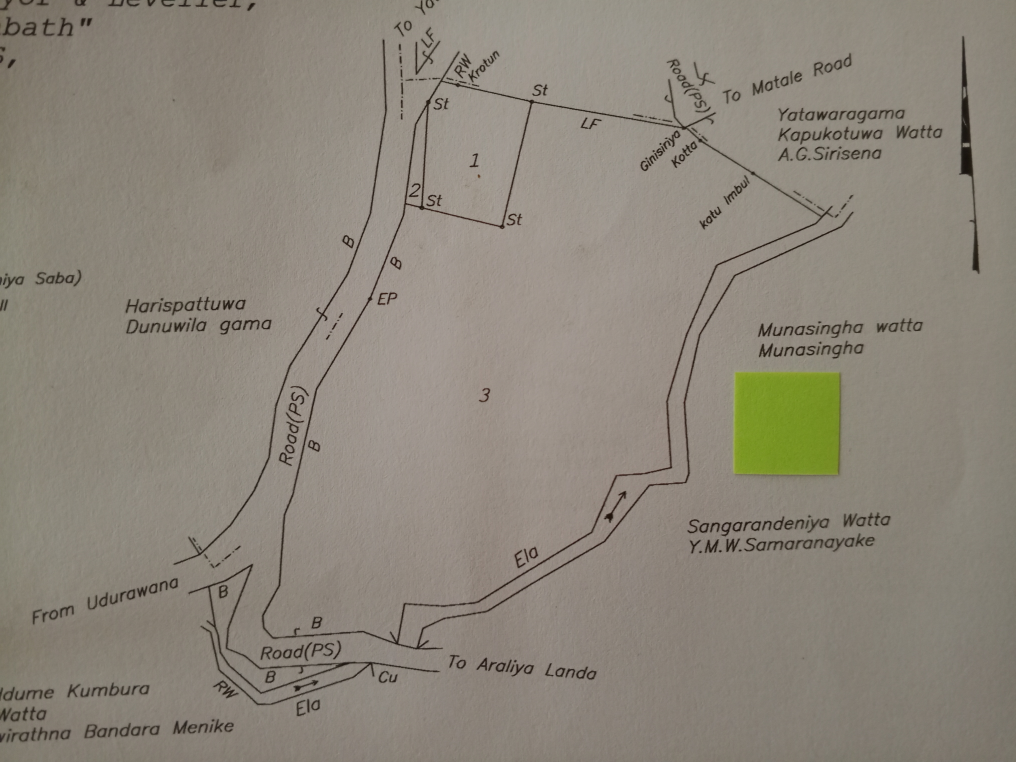
#> input picture images/ac/plan (100).jpg, 4064 x 3048 px, found by its file name (shown at 1/4 size)
$ python survey_plan_project.py   (older library calls are emulated)
#> lines starting #> are read from the running program, lines starting #| are printed output that depends on the picture; after the words box and inside, x2 and y2 are one past the last pixel; in counts of white or black regions, pixels touching at a corner belong together
import cv2
import numpy as np
import matplotlib.pyplot as plt
import random
import tkinter as tk
from tkinter import filedialog, simpledialog, messagebox

def distance(pt1, pt2):
    return np.sqrt((pt1[0] - pt2[0])**2 + (pt1[1] - pt2[1])**2)

def calculate_pixel_area(image_path):
    image = cv2.imread(image_path)
#> image is the input picture: shape (3048, 4064, 3); mean B, G, R 122.3, 133.8, 140.6

    hsv_image = cv2.cvtColor(image, cv2.COLOR_BGR2HSV)
#> hsv_image: shape (3048, 4064, 3); mean H, S, V 17.8, 34.7, 141

    lower_yellow_green = np.array([30, 100, 100])
    upper_yellow_green = np.array([90, 255, 255])

    mask = cv2.inRange(hsv_image, lower_yellow_green, upper_yellow_green)
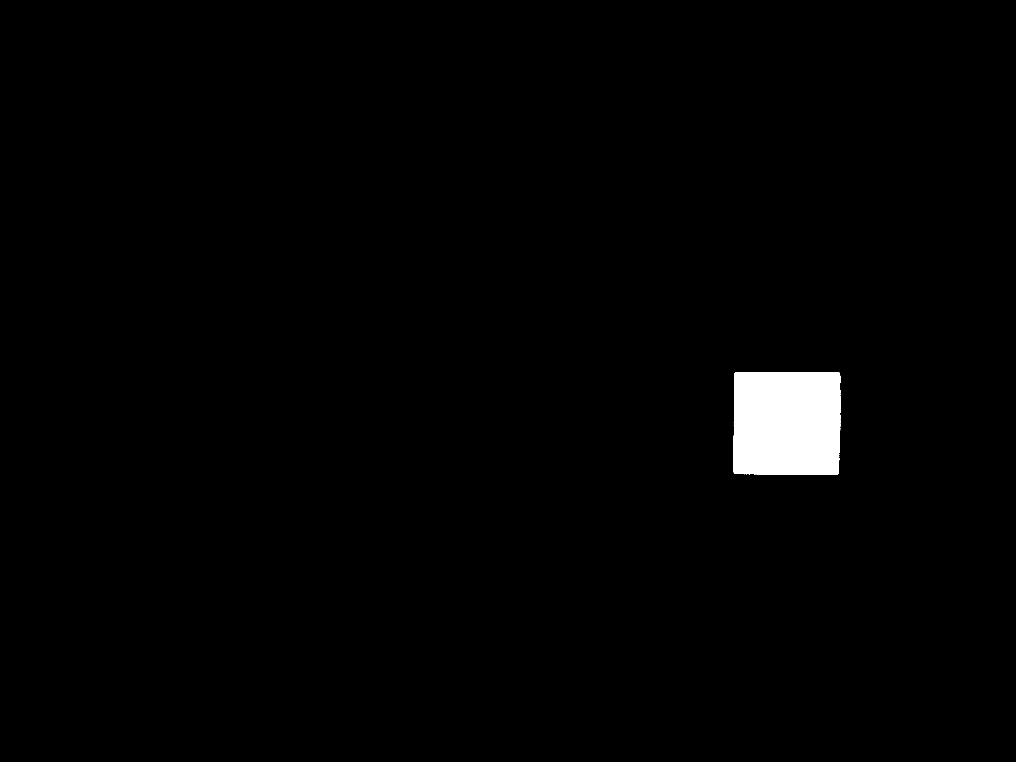
#> mask: shape (3048, 4064) (shown at 1/4 size); 1.4% white; 2 white regions (1 under 20 px)

    contours, _ = cv2.findContours(mask, cv2.RETR_TREE, cv2.CHAIN_APPROX_SIMPLE)
#> contours = 21 contours, 19 with area under 20; largest, box (x1, y1, x2, y2) and area: (2934, 1488, 3362, 1899) 172368, (3356, 1769, 3360, 1780) 22

    for contour in contours:
        approx = cv2.approxPolyDP(contour, 0.02 * cv2.arcLength(contour, True), True)

        if len(approx) == 4:
            pts = approx.reshape(4, 2)
            side_lengths = [distance(pts[i], pts[(i+1)%4]) for i in range(4)]
            width_pixels = side_lengths[0]
            height_pixels = side_lengths[1]

            real_width_mm = real_height_mm = 15
            pixel_size_mm_w = real_width_mm / width_pixels
            pixel_size_mm_h = real_height_mm / height_pixels
            pixel_area_mm2 = pixel_size_mm_w * pixel_size_mm_h
            pixel_area_um2 = pixel_area_mm2 * 1e6

            return pixel_area_mm2
#> this loop made 2 passes
#> approx on pass 1: [[3358, 1816], [3358, 1818]]
    return None

def calculate_total_land_area(image_path, pixel_area_mm2):
    root = tk.Tk()
    root.withdraw()

    scale_input = simpledialog.askstring("Input", "Enter the plan scale (1:2000, 1:1000 or 1:500):")

    if scale_input == "1:1000":
        scale_factor = 1000 * 1000
    elif scale_input == "1:500":
        scale_factor = 500 * 500
    elif scale_input == "1:2000":
        scale_factor = 2000 * 2000
    else:
        messagebox.showerror("Error", "Invalid scale selected.")
        return

    image = cv2.imread(image_path)

    gray_image = cv2.cvtColor(image, cv2.COLOR_BGR2GRAY)
    blurred_image = cv2.GaussianBlur(gray_image, (9, 9), 0)

    grad_x = cv2.Sobel(blurred_image, cv2.CV_64F, 1, 0, ksize=3)
    grad_y = cv2.Sobel(blurred_image, cv2.CV_64F, 0, 1, ksize=3)
    gradient_magnitude = np.sqrt(grad_x**2 + grad_y**2)
    gradient_magnitude = np.uint8(gradient_magnitude)

    _, binary_edges = cv2.threshold(gradient_magnitude, 50, 255, cv2.THRESH_BINARY)

    contours, _ = cv2.findContours(binary_edges.copy(), cv2.RETR_EXTERNAL, cv2.CHAIN_APPROX_SIMPLE)
    largest_contour = max(contours, key=cv2.contourArea)

    contour_image = np.zeros_like(gray_image)
    cv2.drawContours(contour_image, [largest_contour], -1, (255), 2)

    moments = cv2.moments(largest_contour)
    centroid_x = int(moments['m10'] / moments['m00'])
    centroid_y = int(moments['m01'] / moments['m00'])
    flood_fill_mask = np.zeros((contour_image.shape[0] + 2, contour_image.shape[1] + 2), dtype=np.uint8)
    cv2.floodFill(contour_image, flood_fill_mask, (centroid_x, centroid_y), 255)

    kernel = cv2.getStructuringElement(cv2.MORPH_RECT, (30, 30))
    cleaned_shape = cv2.morphologyEx(contour_image, cv2.MORPH_OPEN, kernel)

    num_white_pixels = np.sum(cleaned_shape == 255)

    total_land_area_mm2 = num_white_pixels * pixel_area_mm2
    total_land_area_cm2 = total_land_area_mm2 / 100
    total_land_area_scaled_cm2 = total_land_area_cm2 * scale_factor

    total_land_area_m2 = total_land_area_scaled_cm2 / 10000

    num_portions = simpledialog.askinteger("Input", "To how many portions should the land get divided:")

    pixels_per_portion = num_white_pixels // num_portions
    portion_area_m2 = total_land_area_m2 / num_portions

    def generate_random_color():
        return (random.randint(0, 255), random.randint(0, 255), random.randint(0, 255))

    portion_colors = [generate_random_color() for _ in range(num_portions)]

    divided_image = np.zeros_like(image)
    current_portion = 0
    colored_pixels_count = 0

    for y in range(cleaned_shape.shape[0]):
        for x in range(cleaned_shape.shape[1]):
            if cleaned_shape[y, x] == 255:
                divided_image[y, x] = portion_colors[current_portion]
                colored_pixels_count += 1

                if colored_pixels_count == pixels_per_portion:
                    current_portion += 1
                    colored_pixels_count = 0

                if current_portion == num_portions:
                    break
        if current_portion == num_portions:
            break

    original_with_contours = image.copy()
    for portion_color in portion_colors:
        mask = cv2.inRange(divided_image, portion_color, portion_color)
        contours, _ = cv2.findContours(mask, cv2.RETR_EXTERNAL, cv2.CHAIN_APPROX_SIMPLE)
        original_image_divided = cv2.drawContours(original_with_contours, contours, -1, (255, 0, 0), 2)

    plt.figure(figsize=(15, 10))

    plt.subplot(2, 2, 1)
    plt.imshow(cv2.cvtColor(image, cv2.COLOR_BGR2RGB))
    plt.title('Original Image')
    plt.axis('off')

    # [9 lines of commented-out code are left out]

    plt.subplot(2, 2, 2)
    plt.imshow(cv2.cvtColor(divided_image, cv2.COLOR_BGR2RGB))
    plt.title('Colored Portions')
    plt.axis('off')

    plt.subplot(2, 2, 3)
    plt.imshow(cv2.cvtColor(original_image_divided, cv2.COLOR_BGR2RGB))
    plt.title('Divided Image')
    plt.axis('off')

    plt.subplot(2, 2, 4)
    plt.text(0.1, 0.8, f'Total Land Area: {total_land_area_m2:.2f} m²', fontsize=14)
    plt.text(0.1, 0.6, f'Portion Area: {portion_area_m2:.2f} m²', fontsize=14)
    plt.axis('off')

    plt.show()

def main():
    root = tk.Tk()
    root.withdraw()

    image_path = 'D:/UOP/3rd year/Sem 5/CSC3141 - Image Processing Laboratory/SurveyPlanProject/images/ac/plan (100).jpg'

    if not image_path:
        messagebox.showerror("Error", "No image.")
        return

    pixel_area_mm2 = calculate_pixel_area(image_path)
#> pixel_area_mm2 = 0.00135

    if pixel_area_mm2 is not None:
        calculate_total_land_area(image_path, pixel_area_mm2)
    else:
        messagebox.showerror("Error", "Could not detect the square for pixel area calculation.")

if __name__ == "__main__":
    main()

$ run again, with images/ac/plan (1).jpg copied over images/ac/plan (100).jpg
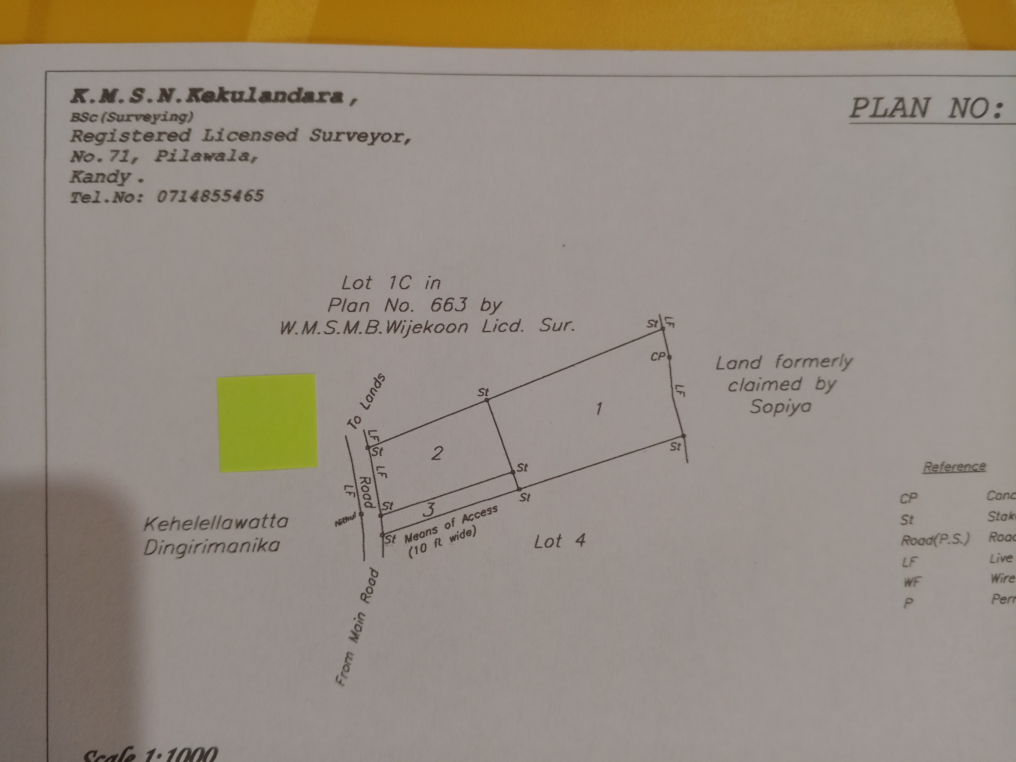
#> input picture images/ac/plan (1).jpg, 4064 x 3048 px, found by its file name (shown at 1/4 size)
#> in calculate_pixel_area, image is the input picture: shape (3048, 4064, 3); mean B, G, R 128.5, 140.3, 150.4
#> hsv_image: shape (3048, 4064, 3); mean H, S, V 12.6, 37.2, 150.5
#> in calculate_pixel_area, `mask = cv2.inRange(hsv_image, lower_yellow_green, upper_yellow_green)`:
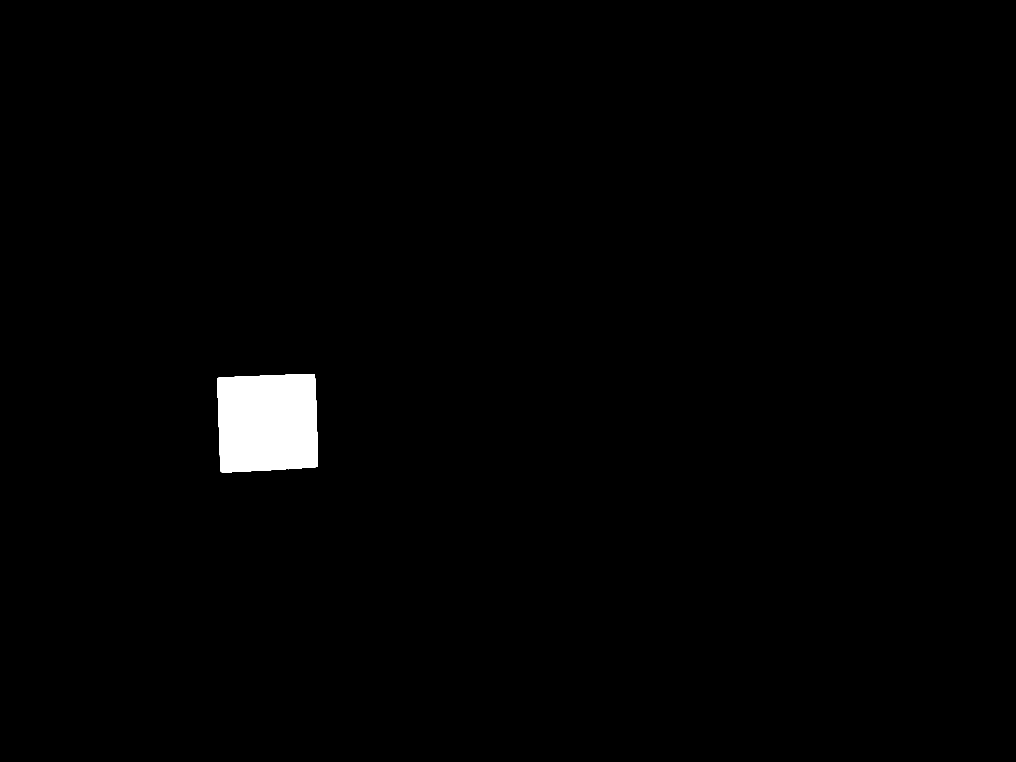
#> mask: shape (3048, 4064) (shown at 1/4 size); 1.2% white; 1 white region
#> contours = 1 contour; box (x1, y1, x2, y2) and area: (868, 1496, 1271, 1890) 147237
#> the loop in calculate_pixel_area, `for contour in contours:` made 1 pass
#> (pts, side_lengths, width_pixels, height_pixels, real_width_mm, real_height_mm, pixel_size_mm_w, pixel_size_mm_h) on pass 1: ([[1256, 1497], [868, 1514], [884, 1887], [1270, 1864]], [388.4, 373.3, 386.7, 367.3], 388.4, 373.3, 15, 15, 0.0386, 0.0402)
#> in main, `pixel_area_mm2 = calculate_pixel_area(image_path)`: pixel_area_mm2 = 0.00155

$ run again, with images/ac/plan (10).jpg copied over images/ac/plan (100).jpg
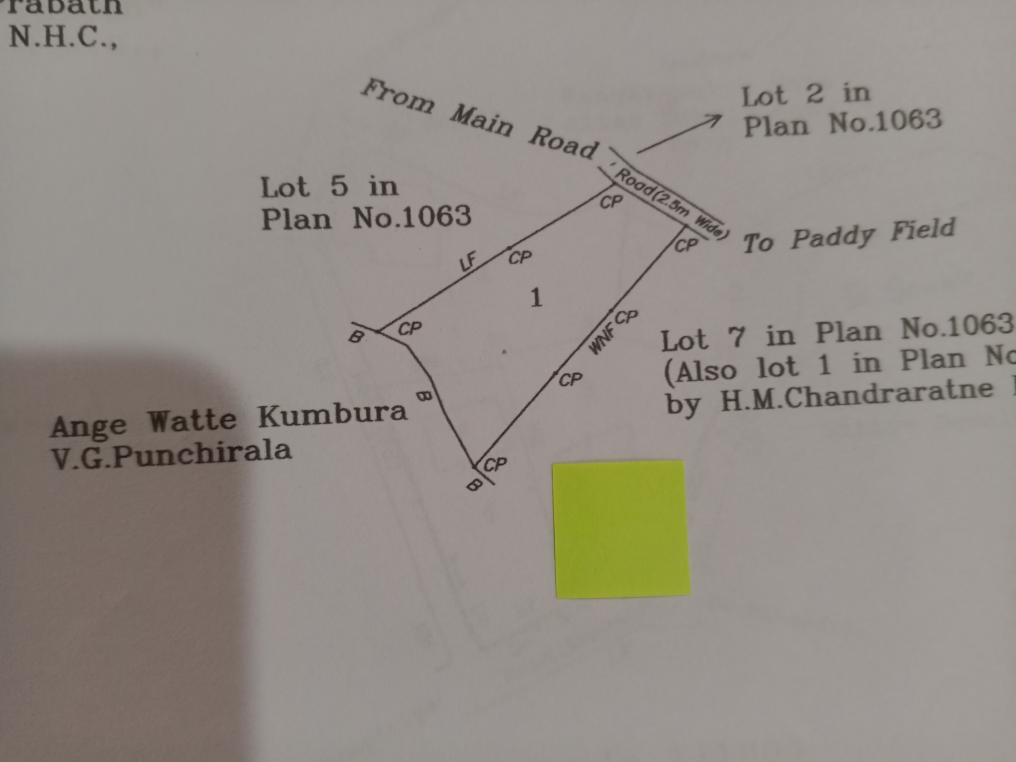
#> input picture images/ac/plan (10).jpg, 4064 x 3048 px, found by its file name (shown at 1/4 size)
#> in calculate_pixel_area, image is the input picture: shape (3048, 4064, 3); mean B, G, R 133.6, 140.6, 147.3
#> hsv_image: shape (3048, 4064, 3); mean H, S, V 12.2, 25, 147.6
#> in calculate_pixel_area, `mask = cv2.inRange(hsv_image, lower_yellow_green, upper_yellow_green)`:
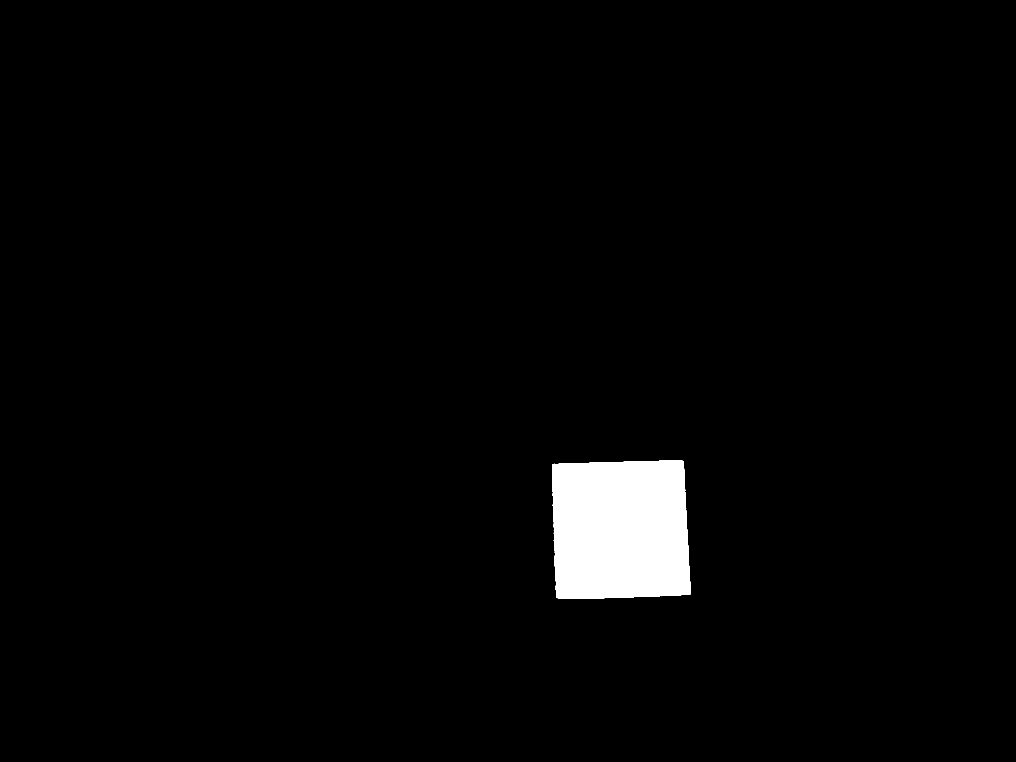
#> mask: shape (3048, 4064) (shown at 1/4 size); 2.3% white; 5 white regions (4 under 20 px)
#> contours = 10 contours, 9 with area under 20; largest, box (x1, y1, x2, y2) and area: (2208, 1842, 2763, 2396) 287086
#> the loop in calculate_pixel_area, `for contour in contours:` made 5 passes
#> approx on passes 1 to 4: [[2217, 2186], [2217, 2190]], [[2215, 2131], [2215, 2133]], [[2215, 2122]], [[2214, 2094], [2214, 2109]]
#> in main, `pixel_area_mm2 = calculate_pixel_area(image_path)`: pixel_area_mm2 = 0.000811
